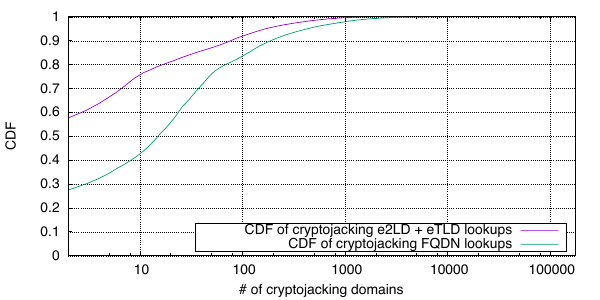

Generate this figure with gnuplot:
set term postscript enhanced eps color font "Helvetica,20" size 6in, 3in
set key autotitle columnheader
set output "pdns_cdf.eps"
set datafile commentschars "#%"
set datafile separator ","
set timefmt "%s"
set xlabel "# of cryptojacking domains"
set ylabel "CDF"
set style data points
set autoscale fix
set ytics nomirror  font ",20"
set xlabel font ",20"
set ylabel font ",20"
set grid x y
set logscale x
set yrange [0:1]
set ytics 0,0.1,1

set key bottom right box width -2
set key font ",20"

set for [i=1:3] linetype i pointtype i lw 2

plot "agg_pdns_cdf.data" using 1:2 with lines title "CDF of e2LD + eTLD lookups", \
"pdns_cdf.data" using 1:2 with lines title "CDF of FQDN lookups";
